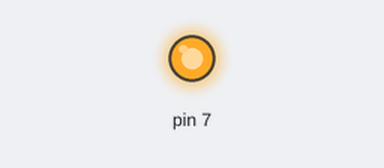
This program was run on a simulated Raspberry Pi (header pin numbers). On the bench: output pins drawn as LEDs (lit = HIGH). What the program prints to the terminal is not drawn.

Above: at 2.5 s.
At 7.5 s:
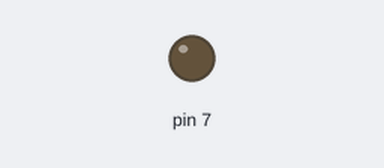
Timing chart, 0 to 13.0 s (numbered marks = the images above):
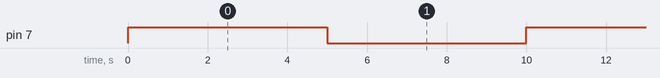

The program:

PYTHON-file.py
```python
# Raspberry Pi 3
# Run: python PYTHON-file.py

import time
import RPi.GPIO as GPIO

GPIO.setwarnings(False)
GPIO.setmode(GPIO.BOARD)                # Pin numbers according to their physical location

print("The Python program is running:")
GPIO.setup(7, GPIO.OUT)                 # GPIO4 pin 7
while True:
    GPIO.output(7, GPIO.HIGH)
    print("Python GPIO4 pin 7 - HIGH")
    time.sleep(5)

    GPIO.output(7, GPIO.LOW)
    time.sleep(5)
    print("Python GPIO4 pin 7 - LOW")
```

Measured:
- by itself, pin 7: alternates HIGH for 5.0 s and LOW for 5.0 s
